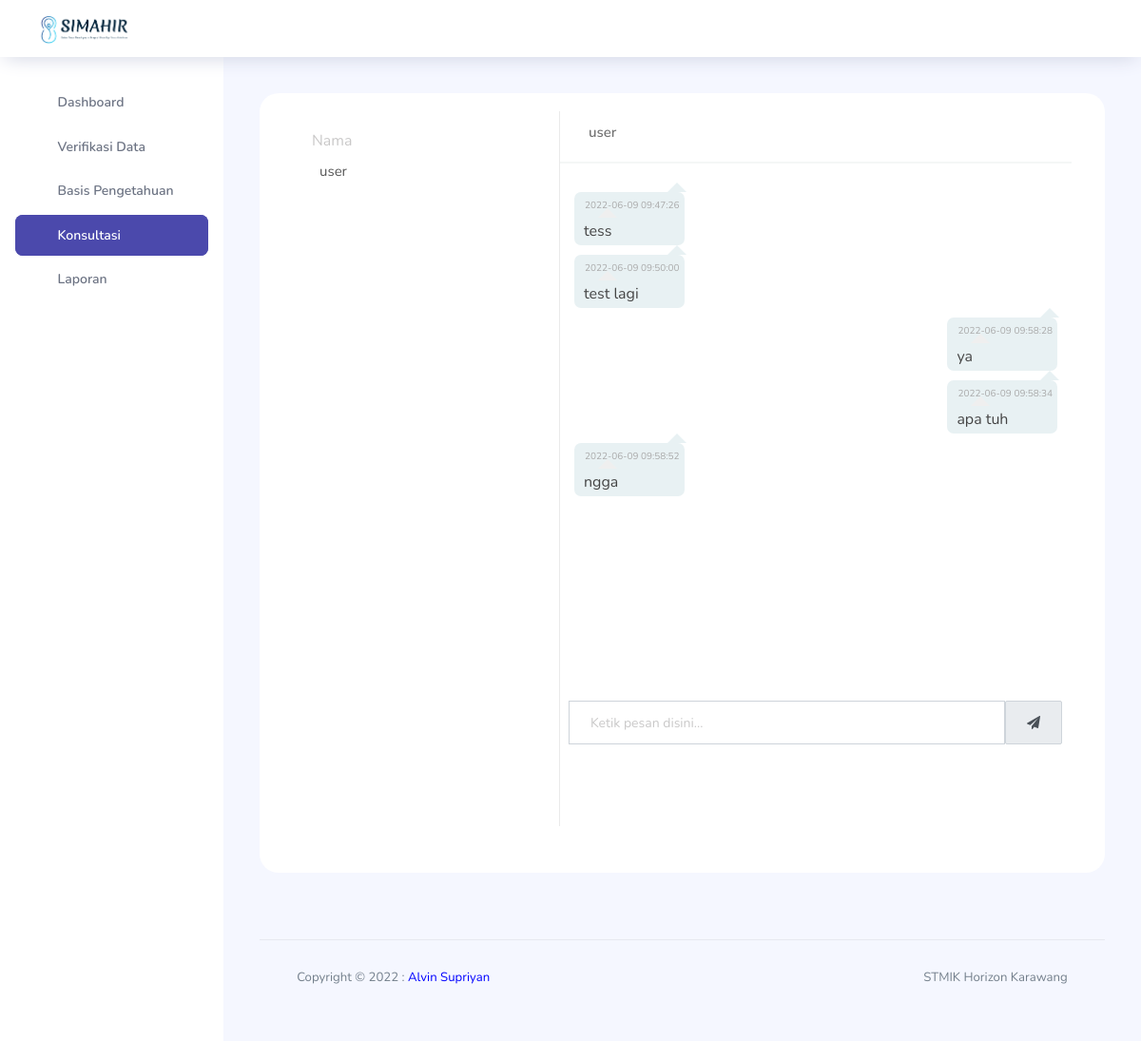
Page /view/pakarkonsul.php?id=user (signed in) on the committed database.
### tables this page shows
CREATE TABLE `tb_konsul`  (
  `id_konsul` int(10) NOT NULL AUTO_INCREMENT,
  `username` varchar(32) NOT NULL,
  `pesan` text NOT NULL,
  `tujuan` varchar(50) NOT NULL,
  `waktu` datetime(0) NOT NULL,
  PRIMARY KEY (`id_konsul`) USING BTREE,
  INDEX `user_name`(`username`) USING BTREE,
  CONSTRAINT `user_name` FOREIGN KEY (`username`) REFERENCES `tb_login` (`username`) ON DELETE CASCADE ON UPDATE CASCADE
);

### class/koneksi.php (called while the page is built, shortened)
<?php
    class koneksi{
        public function __construct($con){
            $this->db=$con;
        }
    }
?>

### class/class_konsul.php (the view, shortened to what this page needs)
<?php
require_once 'koneksi.php';
class konsul extends koneksi {
                ?>
<?php
    public function Tampilkonsul ($query,$hak_akses){
        $query = $this->db->prepare($query);
        $query->execute();
        while($row = $query->fetch(PDO::FETCH_ASSOC)){
            if($hak_akses == 'pakar'){
                if($row['tujuan'] == 'pakar'){
                    ?>
<li class="clearfix">
    <div class="message other-message float-left">
        <div class="message-data">
            <span class="message-data-time"><?php echo $row['waktu']; ?></span>
        </div>
        <div class="message my-message"><?php echo $row['pesan']; ?></div>
    </div>
</li>
<?php
            }else{
            ?>
<li class="clearfix">
    <div class="message other-message float-right">
        <div class="message-data">
            <span class="message-data-time"><?php echo $row['waktu']; ?></span>
        </div>
        <div class="message my-message"><?php echo $row['pesan']; ?></div>
    </div>
</li>
<?php
            }
            }
        }
    }
    public function Tampilpakar($query){
        $query = $this->db->prepare($query);
        $query->execute();
        while($row = $query->fetch(PDO::FETCH_ASSOC)){
?>
<a href="../view/pakarkonsul.php?id=<?php echo $row['username'] ?>">
    <li class="clearfix">
        <div class="about">
            <div class="name"><?php echo $row['nama']; ?></div>
        </div>
    </li>
</a>
<?php
        }
    }
}

### template/css/pakar.css (style rules this page uses)
body { background-color: #f4f7f6; margin-top:20px; }
.people-list .chat-list li { list-style: none; border-radius: 3px }
.people-list .chat-list li .name { font-size: 15px; color: #565656; }
.people-list .about { float: left; padding-left: 8px }
.chat .chat-history ul li { list-style: none; margin-bottom: 10px }
.chat .chat-history ul li:last-child { margin-bottom: 0px }
.chat .chat-history .message-data { margin-bottom: 15px }
.chat .chat-history .message-data-time { color: #A9A9A9; padding-left: 6px; font-size: 10px; float:right; }
.chat .chat-history .message { color: #444; padding: 1px 5px; line-height: 26px; font-size: 16px; border-radius: 7px; display: inline-block; position: relative }
.chat .chat-history .message:after { bottom: 100%; left: 7%; border: solid transparent; content: " "; height: 0; width: 0; position: absolute; pointer-events: none; border-bottom-color: #fff; border-width: 10px; margin-left: -10px }
.chat .chat-history .my-message:after { bottom: 100%; left: 30px; border: solid transparent; content: " "; height: 0; width: 0; position: absolute; pointer-events: none; border-bottom-color: #efefef; border-width: 10px; margin-left: -10px }
.chat .chat-history .other-message { background: #e8f1f3; text-align: left }
.chat .chat-history .other-message:after { border-bottom-color: #e8f1f3; left: 93% }
.float-right { float: right }
.clearfix:after { visibility: hidden; display: block; font-size: 0; content: " "; clear: both; height: 0 }

### rows in the picture
tb_konsul: waktu "2022-06-09 09:47:26", pesan "tess"
tb_konsul: waktu "2022-06-09 09:50:00", pesan "test lagi"
tb_konsul: waktu "2022-06-09 09:58:28", pesan "ya"
tb_konsul: waktu "2022-06-09 09:58:34", pesan "apa tuh"
tb_konsul: waktu "2022-06-09 09:58:52", pesan "ngga"

### other values in the picture
$row['nama'] "user"
$tagnama "user"
